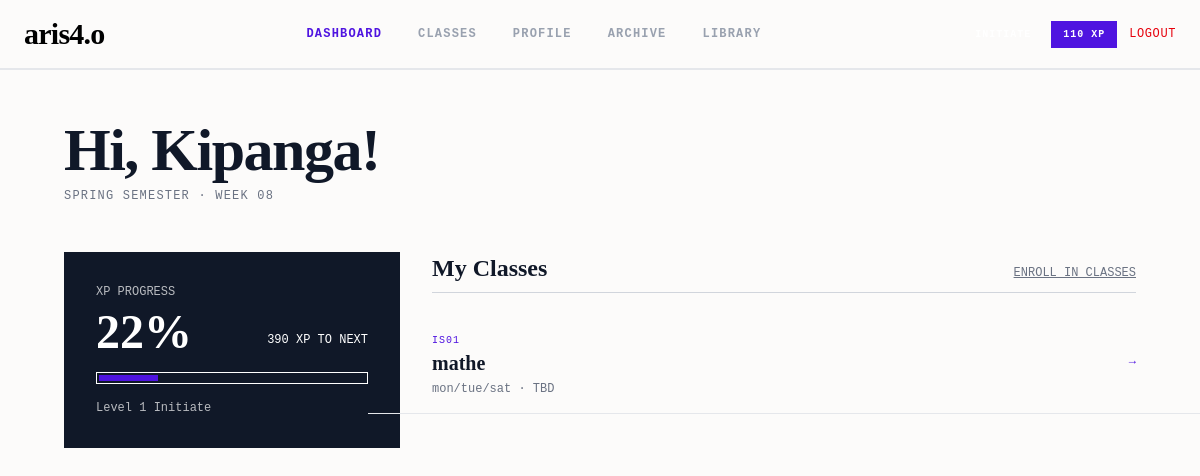
Before: /study/ (signed in) with the older database file.
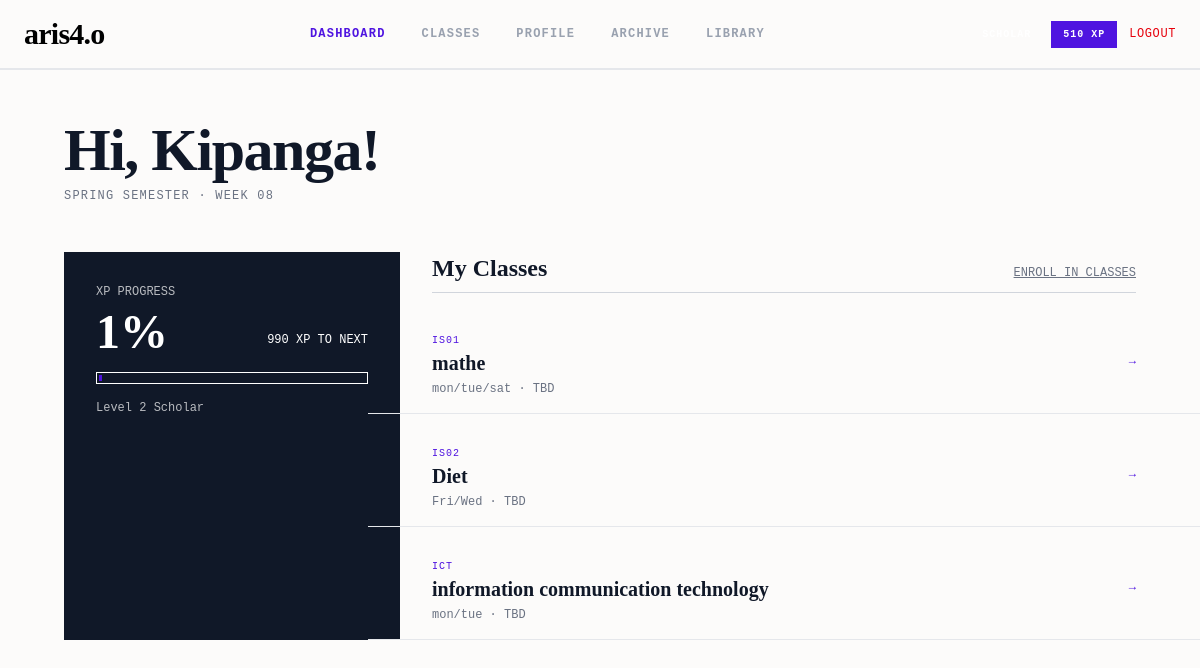
After: the same page with the newer database file.
### accounts/models.py (models this page shows, shortened)
class AcademicClass(models.Model):
    code = models.CharField(max_length=20, unique=True)
    title = models.CharField(max_length=200)
    schedule_string = models.CharField(max_length=100)
    meeting_link = models.CharField(max_length=200, blank=True, default='')
    students = models.ManyToManyField(settings.AUTH_USER_MODEL, related_name='enrolled_classes', blank=True)
    instructor = models.ForeignKey(settings.AUTH_USER_MODEL, on_delete=models.SET_NULL, null=True, blank=True, limit_choices_to={'role': 'instructor'}, related_name='taught_classes')
    slug = models.SlugField(unique=True, blank=True)

### accounts/views.py (the view)
# urls.py: path('study/', views.student_dashboard_view, name='study_dashboard'),
@login_required
def student_dashboard_view(request):
    user = request.user
    current_xp = user.xp if hasattr(user, 'xp') else 0
    xp_context = build_xp_context(current_xp)
    academic_status = {
        'semester_label': 'Spring Semester',
        'current_week': '08',
        **xp_context,
    }
    return render(request, 'student_dashboard.html', {
        'current_student': user,
        'academic_status': academic_status,
        'enrolled_classes': AcademicClass.objects.filter(students=user),
    })

### accounts/context_processors.py (called while the page is built, shortened)
def user_tier_context(request):
    ctx = {}
    if request.user.is_authenticated:
        user = request.user
        role = user.role
        if role == 'student':
            xp = getattr(user, 'xp', 0) or 0
            level, tier_title, _, _ = get_tier_info(xp)
            xp_ctx = build_xp_context(xp)
            ctx['user_tier'] = {
                'level': level,
                'title': tier_title,
                'xp': xp,
                'xp_percentage': xp_ctx['xp_percentage'],
                'xp_to_next': xp_ctx['xp_to_next'],
                'role': role,
                'tier_color_class': TIER_COLORS.get(tier_title, 'bg-gray-600 text-white'),
            }
    return ctx

### accounts/tiers.py (called while the page is built)
def get_tier_info(xp):
    if xp < 500:
        return (1, 'Initiate', 0, 500)
    elif xp < 1500:
        return (2, 'Scholar', 500, 1500)
    elif xp < 3000:
        return (3, 'Alpha Vanguard', 1500, 3000)
    elif xp < 5000:
        return (4, 'Elite Scholar', 3000, 5000)
    else:
        level = 5 + (xp - 5000) // 3000
        rmin = 5000 + ((xp - 5000) // 3000) * 3000
        rmax = rmin + 3000
        return (level, 'Grandmaster', rmin, rmax)

### accounts/templates/student_dashboard.html (shortened to what this page needs)
{% extends 'base.html' %}
{% block content %}
<main class="max-w-[1200px] mx-auto px-5 md:px-16 py-12 pb-32">
    <header class="mb-12">
        <div class="flex items-center justify-between">
            <div>
                <h1 class="font-serif text-5xl md:text-6xl font-black tracking-tight text-gray-900 mb-2">Hi, {{ current_student.first_name|default:"Scholar" }}!</h1>
                <p class="font-mono text-xs uppercase text-gray-500 tracking-widest">
                    {{ academic_status.semester_label|default:"Spring Semester" }} &middot; Week {{ academic_status.current_week|default:"08" }}
                </p>
            </div>
        </div>
    </header>
    <div class="grid grid-cols-1 md:grid-cols-12 gap-8">
        <section class="md:col-span-4 bg-gray-900 text-white p-8">
            <span class="font-mono text-xs block mb-2 opacity-70">XP PROGRESS</span>
            <div class="space-y-4">
                <div class="flex justify-between items-end">
                    <span class="font-serif text-5xl font-black leading-none">{{ academic_status.xp_percentage|default:"0" }}%</span>
                    <span class="font-mono text-xs mb-2">{{ academic_status.xp_to_next|default:"100" }} XP TO NEXT</span>
                </div>
                <div class="w-full h-3 border border-white p-0.5">
                    <div class="h-full bg-[#4f14e0] transition-all duration-500" style="width: {{ academic_status.xp_percentage|default:'0' }}%;"></div>
                </div>
                <p class="font-mono text-xs opacity-70">Level {{ academic_status.current_level|default:"1" }} {{ academic_status.tier_title|default:"Scholar" }}</p>
            </div>
        </section>
        <section class="md:col-span-8">
            <div class="flex justify-between items-baseline border-b border-gray-300 pb-2 mb-6">
                <h2 class="font-serif text-2xl font-bold text-gray-900">My Classes</h2>
                <a class="font-mono text-xs underline hover:text-[#4f14e0] transition-colors text-gray-500" href="{% url 'select_level' %}">ENROLL IN CLASSES</a>
            </div>
            {% if enrolled_classes %}
            <div class="space-y-4">
                {% for class in enrolled_classes %}
                <a href="{% url 'student_class' slug=class.slug %}" class="block border-b border-gray-200 pb-4 pt-2 hover:bg-gray-50 transition-colors group -mx-5 md:-mx-16 px-5 md:px-16">
                    <div class="flex items-center justify-between">
                        <div>
                            <span class="font-mono text-[10px] text-[#4f14e0] uppercase tracking-widest">{{ class.code }}</span>
                            <h3 class="font-serif text-xl font-bold text-gray-900 group-hover:text-[#4f14e0] transition-colors">{{ class.title }}</h3>
                            <p class="font-mono text-xs text-gray-500 mt-1">{{ class.schedule_string }} &middot; {{ class.meeting_link|default:"TBD" }}</p>
                        </div>
                        <span class="font-mono text-xs text-[#4f14e0] group-hover:translate-x-1 transition-transform">&rarr;</span>
                    </div>
                </a>
                {% endfor %}
            </div>
            {% else %}
            <p class="font-mono text-sm text-gray-500 uppercase tracking-wider text-center py-12">No classes enrolled</p>
            {% endif %}
        </section>
    </div>
</main>
{% endblock %}

Changed rows visible on the page:
added AcademicClass: code "IS02", title "Diet", schedule_string "Fri/Wed", meeting_link "TBD"
now on this page (row unchanged): AcademicClass: code "ICT", title "information communication technology", schedule_string "mon/tue", meeting_link "TBD"
Other visible differences:
{{ user_tier.xp }}: "110" → "510"
{{ academic_status.xp_percentage|default:"0" }}: "22" → "1"
{{ academic_status.xp_to_next|default:"100" }}: "390" → "990"
{{ academic_status.xp_percentage|default:'0' }}: 22 → 1 (drawn)
{{ academic_status.current_level|default:"1" }}: "1" → "2"
{{ academic_status.tier_title|default:"Scholar" }}: "Initiate" → "Scholar"
